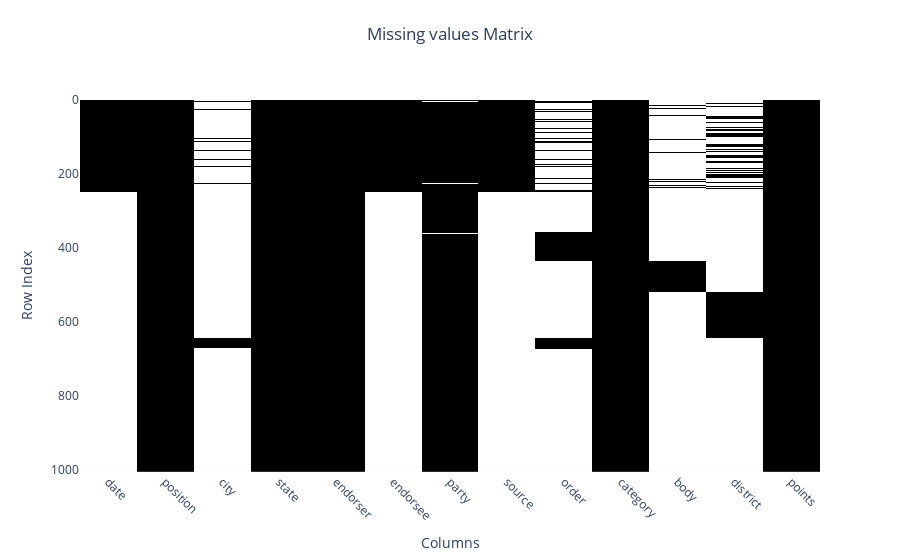

The notebook cell this image was saved under:
### Markdown cell above
Let's drop the *city*, *body*, *order* and *district* column due to their high number of missing values - which I don't know how to fill.

Remark that only 24.75% of *endorsers* actually endorsed a candidate, those are the ones which has the triplets *date*, *endorsee* and *source*  columns populated. Otherwise all 3 columns are missing, in fact when plotting the missing values matrix, they correspond in the missing values index location. In the following plot, white corresponds to a missing value.

### Code cell
fig = go.Figure(
        go.Heatmap(
            z=df.isnull().astype(int),
            x=df.columns,
            y=df.index.values,
            colorscale='Greys',
            reversescale=True,
            showscale=False))

fig.update_layout(
    title={'text': 'Missing values Matrix',
             'y':0.95, 'x':0.5,
            'xanchor': 'center', 'yanchor': 'top'},
    xaxis=dict(tickangle=45, title='Columns'),
    yaxis=dict(range=[np.max(df.index.values), np.min(df.index.values)], title='Row Index'),
    )
fig.show()

### Figure 1 — Plotly figure (JSON) as saved in the notebook; plotly's stock layout.template omitted (floating-point values rounded to 4 significant figures; data arrays with more than 128 entries replaced by an {"elided": "..."} marker saying what was removed)
{"data": [{"colorscale": [[0.0, "rgb(255,255,255)"], [0.125, "rgb(240,240,240)"], [0.25, "rgb(217,217,217)"], [0.375, "rgb(189,189,189)"], [0.5, "rgb(150,150,150)"], [0.625, "rgb(115,115,115)"], [0.75, "rgb(82,82,82)"], [0.875, "rgb(37,37,37)"], [1.0, "rgb(0,0,0)"]], "reversescale": true, "showscale": false, "type": "heatmap", "x": ["date", "position", "city", "state", "endorser", "endorsee", "party", "source", "order", "category", "body", "district", "points"], "y": {"elided": "1006 int values"}, "z": {"elided": "1006x13 int values"}}], "layout": {"title": {"text": "Missing values Matrix", "x": 0.5, "xanchor": "center", "y": 0.95, "yanchor": "top"}, "xaxis": {"tickangle": 45, "title": {"text": "Columns"}}, "yaxis": {"range": [1005, 0], "title": {"text": "Row Index"}}}}
